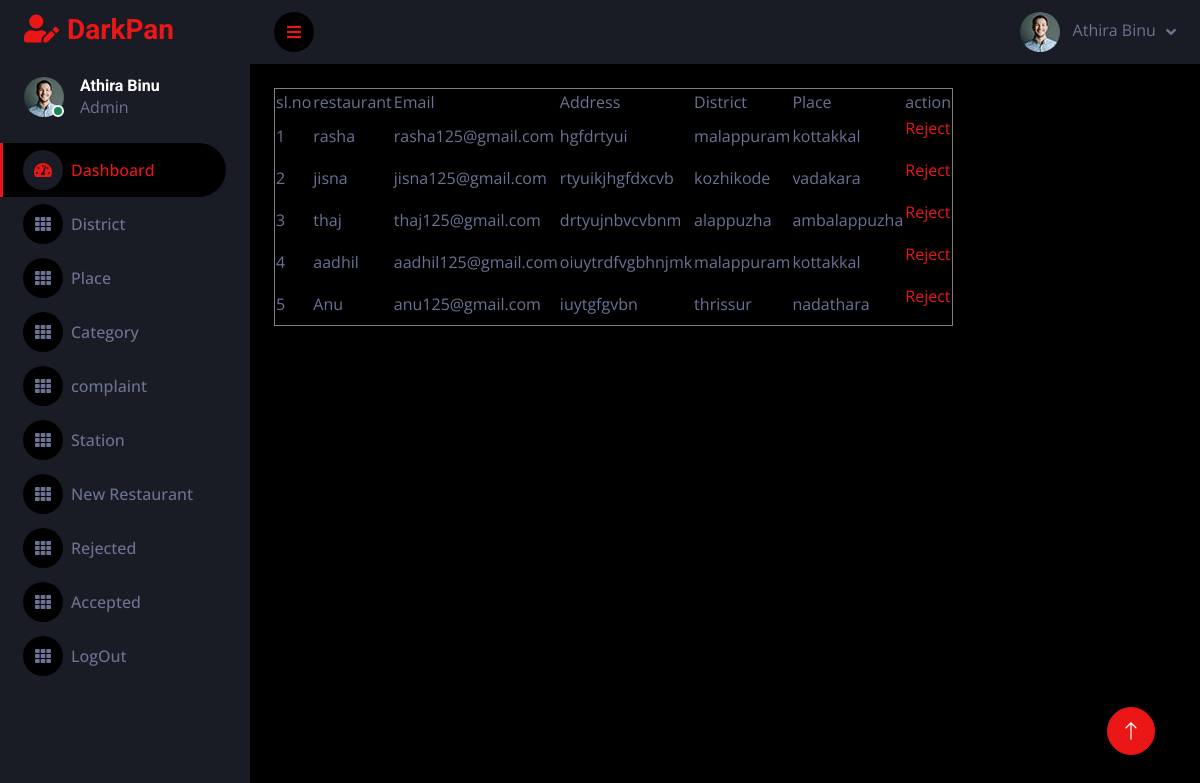
/PROJECT/Admin/VerifiedRestaurant.php (signed in), run on the app's committed database.
### tables this page shows
CREATE TABLE `tbl_rest` (
  `rest_id` int(11) NOT NULL,
  `rest_name` varchar(30) NOT NULL,
  `rest_email` varchar(30) NOT NULL,
  `rest_contact` varchar(30) NOT NULL,
  `rest_address` varchar(255) NOT NULL,
  `rest_photo` varchar(50) NOT NULL,
  `rest_proof` varchar(50) NOT NULL,
  `place_id` int(11) NOT NULL,
  `rest_status` int(11) NOT NULL DEFAULT 0,
  `rest_password` varchar(50) NOT NULL
);

CREATE TABLE `tbl_district` (
  `district_id` int(11) NOT NULL,
  `district_name` varchar(30) NOT NULL
);

CREATE TABLE `tbl_place` (
  `place_id` int(11) NOT NULL,
  `place_name` varchar(30) NOT NULL,
  `district_id` int(11) NOT NULL
);

### PROJECT/Admin/VerifiedRestaurant.php (the view, shortened to what this page needs)
<?php
include('../Assets/Connection/Connection.php');
include("Head.php");
		?>
<!DOCTYPE html>
<html lang="en">
<head>
</head>
<body>
<table  border="1">
  <tr>
    <td>sl.no</td>
    <td>restaurant </td>
    <td>Email </td>
    <td>Address </td>
    <td>District </td>
    <td>Place </td>
    <td>action</td>
  </tr>
  <?php
  $selQry="select * from tbl_rest r inner join tbl_place p on p.place_id=r.place_id inner join tbl_district d on  d.district_id=p.district_id where r.rest_status = 1";
  $result=$con->query($selQry);
  $i=0;
  while($row=$result->fetch_assoc())
  { $i++;
    ?>
    <tr>
      <td><?php echo $i; ?></td>
      <td><?php echo $row["rest_name"];?> </td>
      <td><?php echo $row["rest_email"];?> </td>
      <td><?php echo $row["rest_address"];?> </td>
      <td><?php echo $row["district_name"];?> </td>
      <td><?php echo $row["place_name"];?> </td>
      <td><p>
        <a href="NewRestaurant.php?rid=<?php echo $row["rest_id"]; ?>">Reject</a></p>
    </td>
     <?php
  }
  ?>
</table>
</body>
</html>
<?php
include("Foot.php");
?>

### PROJECT/Assets/Templates/Admin/css/style.css (style rules this page uses)
:root { --primary: #EB1616; --secondary: #191C24; --light: #6C7293; --dark: #000000; }

### data on the page
tbl_rest: rest_name "rasha", rest_email "rasha125@gmail.com", rest_address "hgfdrtyui", tbl_district.district_name "malappuram", place.place_name "kottakkal"
tbl_rest: rest_name "jisna", rest_email "jisna125@gmail.com", rest_address "rtyuikjhgfdxcvb", tbl_district.district_name "kozhikode", place.place_name "vadakara"
tbl_rest: rest_name "thaj", rest_email "thaj125@gmail.com", rest_address "drtyujnbvcvbnm", tbl_district.district_name "alappuzha", place.place_name "ambalappuzha"
tbl_rest: rest_name "aadhil", rest_email "aadhil125@gmail.com", rest_address "oiuytrdfvgbhnjmk", tbl_district.district_name "malappuram", place.place_name "kottakkal"
tbl_rest: rest_name "Anu", rest_email "anu125@gmail.com", rest_address "iuytgfgvbn", tbl_district.district_name "thrissur", place.place_name "nadathara"
